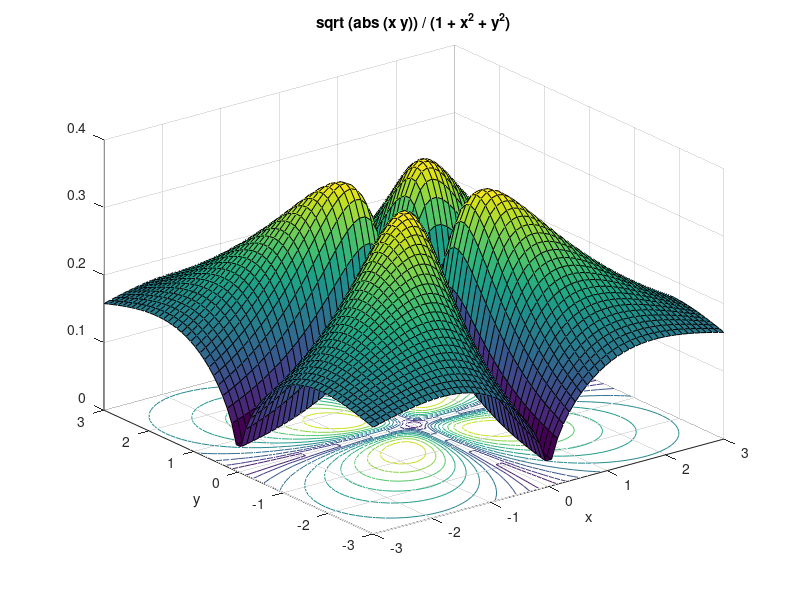

MATLAB code for this plot:
f = @(x,y) sqrt (abs (x .* y)) ./ (1 + x.^2 + y.^2);
ezsurfc (f, [-3, 3]);
#saveas(1,"C:/Users/adria/Dropbox/programming/OctaveFile/surf.jpg")